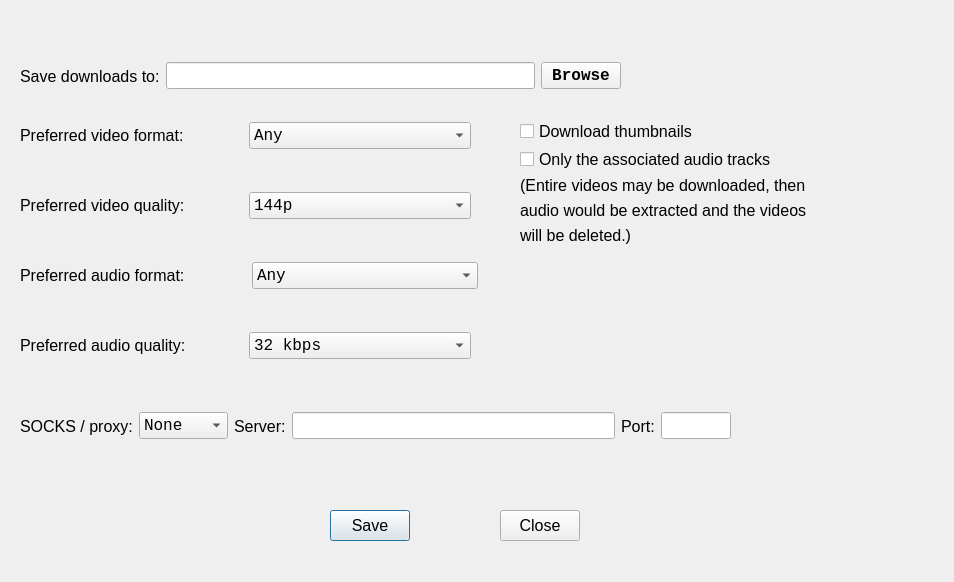
<?xml version="1.0" encoding="UTF-8"?>
<ui version="4.0">
 <class>Settings</class>
 <widget class="QDialog" name="Settings">
  <property name="geometry">
   <rect>
    <x>0</x>
    <y>0</y>
    <width>954</width>
    <height>582</height>
   </rect>
  </property>
  <property name="font">
   <font>
    <family>Arial</family>
    <pointsize>12</pointsize>
   </font>
  </property>
  <property name="windowTitle">
   <string>Settings</string>
  </property>
  <widget class="QPushButton" name="save_button">
   <property name="geometry">
    <rect>
     <x>330</x>
     <y>510</y>
     <width>80</width>
     <height>31</height>
    </rect>
   </property>
   <property name="text">
    <string>Save</string>
   </property>
  </widget>
  <widget class="QPushButton" name="close_button">
   <property name="geometry">
    <rect>
     <x>500</x>
     <y>510</y>
     <width>80</width>
     <height>31</height>
    </rect>
   </property>
   <property name="text">
    <string>Close</string>
   </property>
  </widget>
  <widget class="QWidget" name="layoutWidget">
   <property name="geometry">
    <rect>
     <x>20</x>
     <y>180</y>
     <width>451</width>
     <height>51</height>
    </rect>
   </property>
   <layout class="QHBoxLayout" name="vid_quality_hlayout">
    <item>
     <widget class="QLabel" name="pref_vid_quality_label">
      <property name="text">
       <string>Preferred video quality:</string>
      </property>
     </widget>
    </item>
    <item>
     <widget class="QComboBox" name="pref_vid_quality_dropdown">
      <property name="font">
       <font>
        <family>Courier New</family>
        <pointsize>12</pointsize>
       </font>
      </property>
      <item>
       <property name="text">
        <string>144p</string>
       </property>
      </item>
      <item>
       <property name="text">
        <string>240p</string>
       </property>
      </item>
      <item>
       <property name="text">
        <string>360p</string>
       </property>
      </item>
      <item>
       <property name="text">
        <string>480p</string>
       </property>
      </item>
      <item>
       <property name="text">
        <string>720p (HD)</string>
       </property>
      </item>
      <item>
       <property name="text">
        <string>1080p (Full HD)</string>
       </property>
      </item>
      <item>
       <property name="text">
        <string>1440p (2K)</string>
       </property>
      </item>
      <item>
       <property name="text">
        <string>2160p (4K)</string>
       </property>
      </item>
      <item>
       <property name="text">
        <string>Best available</string>
       </property>
      </item>
     </widget>
    </item>
   </layout>
  </widget>
  <widget class="QWidget" name="layoutWidget_2">
   <property name="geometry">
    <rect>
     <x>20</x>
     <y>110</y>
     <width>451</width>
     <height>51</height>
    </rect>
   </property>
   <layout class="QHBoxLayout" name="pref_video_format_layout">
    <item>
     <widget class="QLabel" name="pref_vid_format">
      <property name="text">
       <string>Preferred video format:</string>
      </property>
     </widget>
    </item>
    <item>
     <widget class="QComboBox" name="pref_vid_format_dropdown">
      <property name="font">
       <font>
        <family>Courier New</family>
        <pointsize>12</pointsize>
       </font>
      </property>
      <item>
       <property name="text">
        <string>Any</string>
       </property>
      </item>
      <item>
       <property name="text">
        <string>mp4</string>
       </property>
      </item>
      <item>
       <property name="text">
        <string>webm</string>
       </property>
      </item>
      <item>
       <property name="text">
        <string>avi</string>
       </property>
      </item>
      <item>
       <property name="text">
        <string>mov</string>
       </property>
      </item>
      <item>
       <property name="text">
        <string>mkv</string>
       </property>
      </item>
      <item>
       <property name="text">
        <string>flv</string>
       </property>
      </item>
      <item>
       <property name="text">
        <string>3gp</string>
       </property>
      </item>
     </widget>
    </item>
   </layout>
  </widget>
  <widget class="QWidget" name="layoutWidget_3">
   <property name="geometry">
    <rect>
     <x>20</x>
     <y>320</y>
     <width>451</width>
     <height>51</height>
    </rect>
   </property>
   <layout class="QHBoxLayout" name="audio_quality_hlayout">
    <item>
     <widget class="QLabel" name="audio_quality_label">
      <property name="text">
       <string>Preferred audio quality:</string>
      </property>
     </widget>
    </item>
    <item>
     <widget class="QComboBox" name="pref_aud_quality_dropdown">
      <property name="font">
       <font>
        <family>Courier New</family>
        <pointsize>12</pointsize>
       </font>
      </property>
      <item>
       <property name="text">
        <string>32 kbps</string>
       </property>
      </item>
      <item>
       <property name="text">
        <string>64 kbps</string>
       </property>
      </item>
      <item>
       <property name="text">
        <string>128 kbps</string>
       </property>
      </item>
      <item>
       <property name="text">
        <string>160 kbps</string>
       </property>
      </item>
      <item>
       <property name="text">
        <string>192 kbps</string>
       </property>
      </item>
      <item>
       <property name="text">
        <string>256 kbps</string>
       </property>
      </item>
      <item>
       <property name="text">
        <string>320 kbps</string>
       </property>
      </item>
      <item>
       <property name="text">
        <string>Best available</string>
       </property>
      </item>
     </widget>
    </item>
   </layout>
  </widget>
  <widget class="QWidget" name="layoutWidget_4">
   <property name="geometry">
    <rect>
     <x>20</x>
     <y>250</y>
     <width>458</width>
     <height>51</height>
    </rect>
   </property>
   <layout class="QHBoxLayout" name="pref_audio_format_layout">
    <item>
     <widget class="QLabel" name="pref_aud_format">
      <property name="text">
       <string>Preferred audio format:</string>
      </property>
     </widget>
    </item>
    <item>
     <widget class="QComboBox" name="pref_aud_format_dropdown">
      <property name="font">
       <font>
        <family>Courier New</family>
        <pointsize>12</pointsize>
       </font>
      </property>
      <item>
       <property name="text">
        <string>Any</string>
       </property>
      </item>
      <item>
       <property name="text">
        <string>mp3</string>
       </property>
      </item>
      <item>
       <property name="text">
        <string>ogg / oga [Vorbis]</string>
       </property>
      </item>
      <item>
       <property name="text">
        <string>m4a</string>
       </property>
      </item>
      <item>
       <property name="text">
        <string>aac</string>
       </property>
      </item>
      <item>
       <property name="text">
        <string>opus</string>
       </property>
      </item>
      <item>
       <property name="text">
        <string>flac</string>
       </property>
      </item>
      <item>
       <property name="text">
        <string>wav</string>
       </property>
      </item>
     </widget>
    </item>
   </layout>
  </widget>
  <widget class="QWidget" name="layoutWidget_5">
   <property name="geometry">
    <rect>
     <x>20</x>
     <y>390</y>
     <width>711</width>
     <height>72</height>
    </rect>
   </property>
   <layout class="QHBoxLayout" name="proxy_server_layout">
    <item>
     <widget class="QLabel" name="proxy_label">
      <property name="text">
       <string>SOCKS / proxy:</string>
      </property>
     </widget>
    </item>
    <item>
     <widget class="QComboBox" name="proxy_server_type">
      <property name="font">
       <font>
        <family>Courier New</family>
        <pointsize>12</pointsize>
       </font>
      </property>
      <item>
       <property name="text">
        <string>None</string>
       </property>
      </item>
      <item>
       <property name="text">
        <string>HTTPS</string>
       </property>
      </item>
      <item>
       <property name="text">
        <string>SOCKS4</string>
       </property>
      </item>
      <item>
       <property name="text">
        <string>SOCKS5</string>
       </property>
      </item>
     </widget>
    </item>
    <item>
     <widget class="QLabel" name="proxy_server_label">
      <property name="text">
       <string>Server:</string>
      </property>
     </widget>
    </item>
    <item>
     <widget class="QLineEdit" name="proxy_server_addr">
      <property name="font">
       <font>
        <family>Courier New</family>
        <pointsize>12</pointsize>
       </font>
      </property>
     </widget>
    </item>
    <item>
     <widget class="QLabel" name="proxy_port_label">
      <property name="text">
       <string>Port:</string>
      </property>
     </widget>
    </item>
    <item>
     <widget class="QLineEdit" name="proxy_server_port">
      <property name="sizePolicy">
       <sizepolicy hsizetype="Fixed" vsizetype="Fixed">
        <horstretch>0</horstretch>
        <verstretch>0</verstretch>
       </sizepolicy>
      </property>
      <property name="maximumSize">
       <size>
        <width>70</width>
        <height>16777215</height>
       </size>
      </property>
      <property name="font">
       <font>
        <family>Courier New</family>
        <pointsize>12</pointsize>
       </font>
      </property>
     </widget>
    </item>
   </layout>
  </widget>
  <widget class="QWidget" name="layoutWidget_6">
   <property name="geometry">
    <rect>
     <x>20</x>
     <y>40</y>
     <width>601</width>
     <height>72</height>
    </rect>
   </property>
   <layout class="QHBoxLayout" name="dl_dir_layout">
    <item>
     <widget class="QLabel" name="save_downloads_label">
      <property name="text">
       <string>Save downloads to:</string>
      </property>
     </widget>
    </item>
    <item>
     <widget class="QLineEdit" name="save_downloads_edit"/>
    </item>
    <item>
     <widget class="QPushButton" name="browse_btn">
      <property name="font">
       <font>
        <family>Courier New</family>
        <pointsize>12</pointsize>
        <bold>true</bold>
       </font>
      </property>
      <property name="text">
       <string>Browse</string>
      </property>
     </widget>
    </item>
   </layout>
  </widget>
  <widget class="QWidget" name="layoutWidget_7">
   <property name="geometry">
    <rect>
     <x>520</x>
     <y>120</y>
     <width>414</width>
     <height>125</height>
    </rect>
   </property>
   <layout class="QVBoxLayout" name="verticalLayout">
    <item>
     <widget class="QCheckBox" name="check_download_thumbnails">
      <property name="text">
       <string>Download thumbnails</string>
      </property>
     </widget>
    </item>
    <item>
     <widget class="QCheckBox" name="check_audio_only">
      <property name="text">
       <string>Only the associated audio tracks</string>
      </property>
     </widget>
    </item>
    <item>
     <widget class="QLabel" name="label">
      <property name="text">
       <string>(Entire videos may be downloaded, then</string>
      </property>
     </widget>
    </item>
    <item>
     <widget class="QLabel" name="label_2">
      <property name="text">
       <string>audio would be extracted and the videos</string>
      </property>
     </widget>
    </item>
    <item>
     <widget class="QLabel" name="label_3">
      <property name="text">
       <string>will be deleted.)</string>
      </property>
     </widget>
    </item>
   </layout>
  </widget>
 </widget>
 <resources/>
 <connections/>
</ui>
